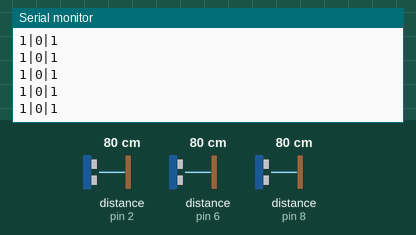
Bench run of a sketch on a simulated Arduino Uno, built with avr-gcc and run on an emulated ATmega328P. On the bench: the last lines printed to the serial monitor. Wiring (inferred from the names in the program): 3 × ultrasonic range finder: trigger pin 3, echo pin 2 / trigger pin 7, echo pin 6 / trigger pin 9, echo pin 8. The test bench sets the inputs (shaded band); at power-on: distance to the obstacle (sensors on pin 2, pin 6, pin 8) 80 cm. The echo pulse lasts 58.3 µs per cm.

Above: at 1.2 s.
1.3 s: distance to the obstacle (sensor on pin 2) set to 35 cm
At 1.33 s:
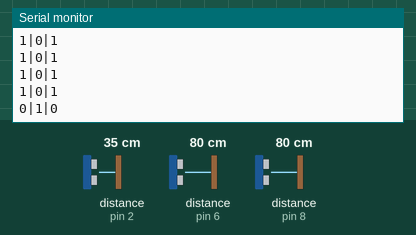
4.3 s: distance to the obstacle (sensor on pin 2) set to 120 cm
At 4.36 s:
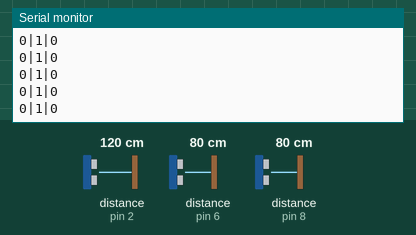
7.3 s: distance to the obstacle (sensor on pin 6) set to 2 cm
At 7.43 s:
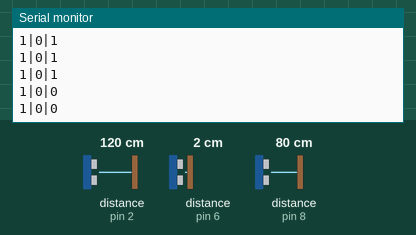
8.8 s: distance to the obstacle (sensor on pin 8) set to 2 cm
At 8.83 s:
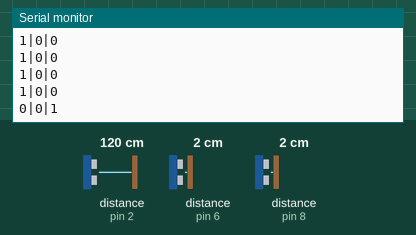

Measured:
- after the input at 1.3 s, the serial monitor: prints a new line at once (image 1)
- after the input at 7.3 s, the serial monitor: prints a new line after 0.06 s (image 3)
- after the input at 8.8 s, the serial monitor: prints a new line at once (image 4)

The sketch:

SumoBot_Recon.ino
```cpp
//Middle Sonar
int echoM = 2;
int trigM = 3;
int dM = 0;

//Left Sonar
int echoL = 6;
int trigL = 7;
int dL = 0;

//Right Sonar
int echoR = 8;
int trigR = 9;
int dR = 0;

void setup() {
  //Pin Declaration
  pinMode(trigM, OUTPUT);
  pinMode(echoM, INPUT);
  pinMode(trigL, OUTPUT);
  pinMode(echoL, INPUT);
  pinMode(trigR, OUTPUT);
  pinMode(echoR, INPUT);
  Serial.begin(9600);

}

void loop() {
  //get distance for all sensors
  dM = getDistance(trigM, echoM);
  delayMicroseconds(10);
  dL = getDistance(trigL, echoL);
  delayMicroseconds(10);
  dR = getDistance(trigR, echoR);
  //print to Monitor where (Left, Middle, Right) the opponent is
  recon(dL,dM,dR);
  delay(50);
}
//getDistance: INT, INT -> INT
//Takes the pins of the sensor and returns the distance of the object to
//  that sensor
int getDistance(int triggerPin, int echoPin){
  digitalWrite(triggerPin, HIGH);
  delayMicroseconds(10);
  digitalWrite(triggerPin, LOW);
  unsigned long pulseTime = pulseIn(echoPin, HIGH);
  int distance = pulseTime/58;
  return distance;
}
//recon: INT, INT, INT -> None
//Takes the distance from the 3 sensors and prints to Serial an array where the
//  position of the 1 indicates where is the nearest obstacle. in case no
//  obstacle is detected, prints NO DETECTION
void recon(int leftDistance, int middleDistance, int rightDistance){
  if (leftDistance >= 100 && middleDistance >= 100 && rightDistance >= 100){
    Serial.println("NO DETECTION");
  }
  else{
    int dirL = min(min(leftDistance,middleDistance),rightDistance)/leftDistance;
    int dirR = min(min(leftDistance,middleDistance),rightDistance)/rightDistance;
    int dirM = 1 - max(dirL, dirR);

    Serial.print(dirL);
    Serial.print("|");
    Serial.print(dirM);
    Serial.print("|");
    Serial.print(dirR);
    Serial.println();
  }
}
```
